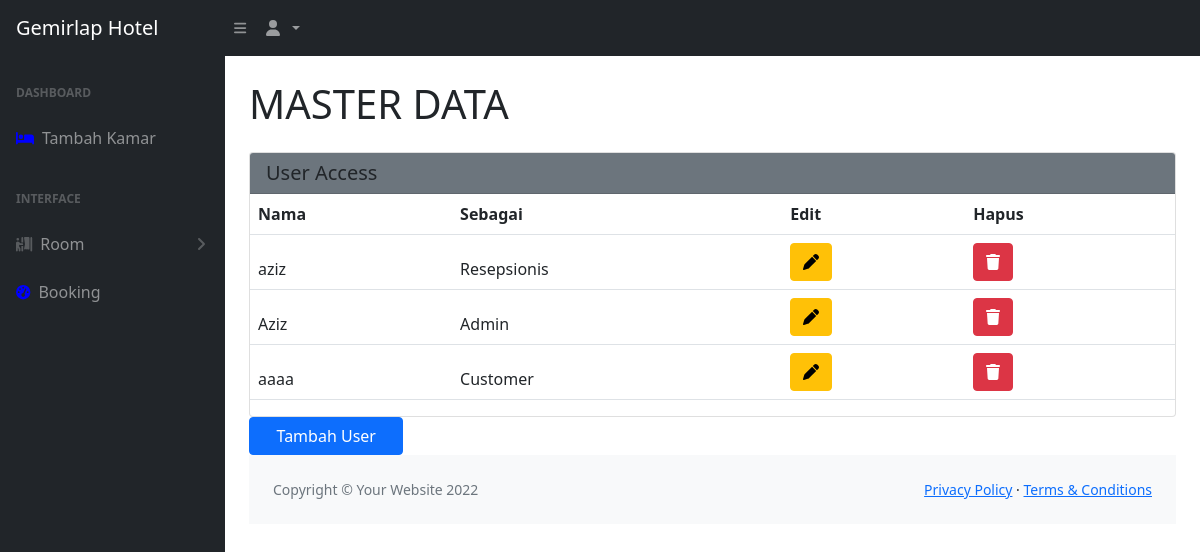
Screenshot of /index.php/admindakon/masterData with the database file from the repository.
### tables this page shows
CREATE TABLE `user_pengguna` (
  `id` int(11) NOT NULL,
  `username` varchar(128) NOT NULL,
  `password` varchar(255) NOT NULL,
  `nama` varchar(128) NOT NULL,
  `email` varchar(256) NOT NULL,
  `telepon` int(128) NOT NULL,
  `tempat_lahir` varchar(128) NOT NULL,
  `tgl_lahir` date NOT NULL,
  `alamat` varchar(128) NOT NULL,
  `gender` enum('L','P') NOT NULL,
  `status` varchar(128) NOT NULL,
  `level` varchar(128) NOT NULL
);

### application/controllers/adminDakon.php (called while the page is built, shortened)
<?php
class adminDakon extends CI_Controller
{
	public function __construct()
	{
		$this->load->library('form_validation');
	}
	public function masterData()
	{
		$data['user_pengguna'] = $this->db->get_where('user_pengguna', ['email' => $this->session->userdata('email')])->row_array();
		$this->load->model('adminDa');
		$data['userAccess'] = $this->adminDa->userAccess()->result_array();
		$data['tipeKamar'] = $this->adminDa->tipeKamar()->result_array();
		$data['title'] = 'Dashboard Gemirlap Hotel';
		$this->load->view('dashboard/atas',  $data);
		$this->load->view('dashboard/tengah',  $data);
		$this->load->view('dashboard/masdat',  $data);
		$this->load->view('dashboard/bawah',  $data);
	}
}

### index.php (called while the page is built, shortened)
<?php
require_once BASEPATH.'core/CodeIgniter.php';

### application/models/adminDa.php (called while the page is built, shortened)
<?php
class adminDa extends CI_Model
{
    public function userAccess()
    {
        return $this->db->get('user_pengguna');
    }
}

### application/views/dashboard/masdat.php (the view, shortened to what this page needs)
<div id="layoutSidenav_content">
    <main>
        <div class="container-fluid px-4">
            <h1 class="mt-4">MASTER DATA</h1>
            <div class="card col-md-12 mt-4">
                <h5 class="card-header bg-secondary">User Access</h5>
                <table class="table">
                    <thead>
                        <tr>
                            <th>Nama</th>
                            <th>Sebagai</th>
                            <th>Edit</th>
                            <th>Hapus</th>
                        </tr>
                         <?php foreach ($userAccess as $ua) : ?>
                            <tr>
                                <td><?= $ua['nama'] ?></td>
                                <td>
                                    <?php
                                    if ($ua['level'] == 1) {
                                        echo 'Admin';
                                    } else if ($ua['level'] == 2) {
                                        echo 'Resepsionis';
                                    } else if ($ua['level'] == 3) {
                                        echo 'Customer';
                                    }
                                    ?>
                                </td>
                                <td>
                                    <button type="button" class="btn btn-warning" data-bs-toggle="modal" data-bs-target="#edituser<?= $ua['id'] ?>">
                                        <i class="fas fa-pen"></i>
                                    </button>
                                </td>
                                <td>
                                    <a href="<?= base_url('adminDakon/fungsi_deleteUser/' . $ua['id']) ?>">
                                        <button type="submit" class="btn btn-danger" onclick="return confirm('Apakah anda yakin ingin menghapus ?')">
                                            <i class="fa-solid fa-trash"></i></i>
                                        </button>
                                    </a>
                                </td>
                            </tr>
                        <?php endforeach ?>
                    </thead>
                </table>
            </div>
            <a href="<?= base_url('C_Auth/reg') ?>"><button type="button" class="btn btn-primary col-md-2">Tambah User</button></a>

### rows the page displays
user_pengguna: nama "aziz", level "Resepsionis"
user_pengguna: nama "Aziz", level "Admin"
user_pengguna: nama "aaaa", level "Customer"
